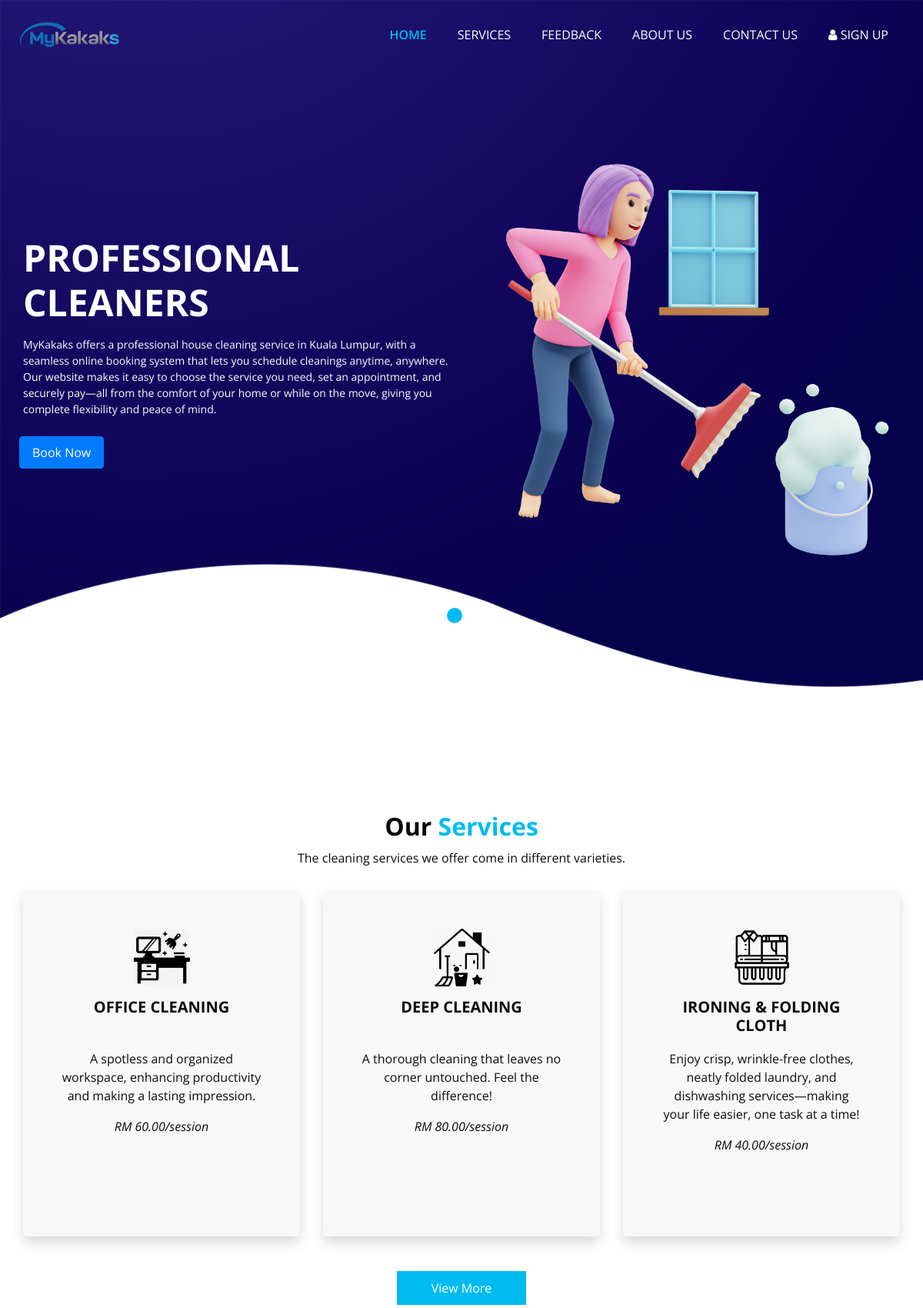
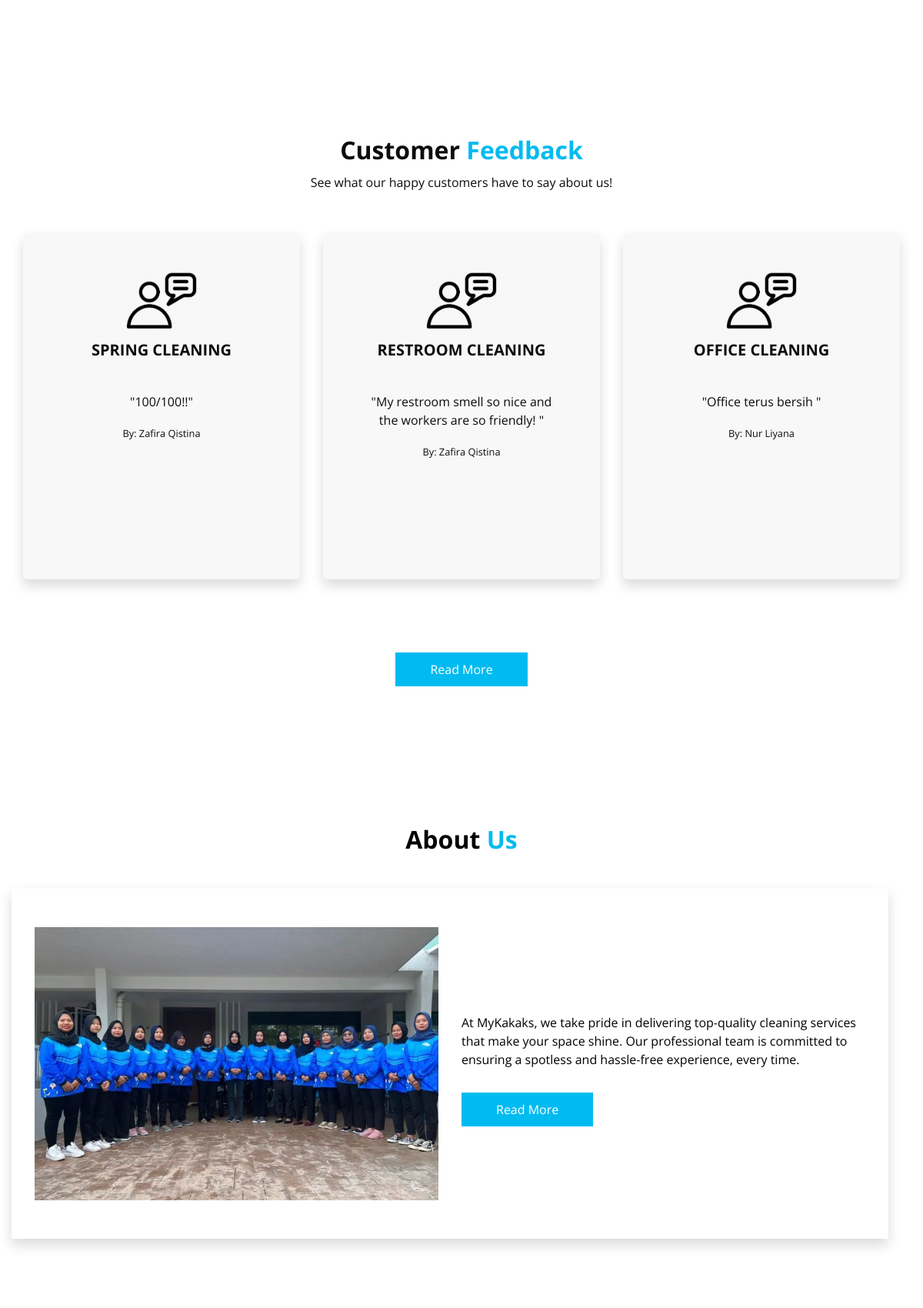
Page /guest-page/index.php (upper part) on the committed database (2 pictures, top to bottom).
### tables this page shows
CREATE TABLE `services` (
  `id` int UNSIGNED NOT NULL,
  `name` varchar(255) NOT NULL,
  `description` text,
  `price` decimal(10,2) NOT NULL,
  `image` varchar(255) DEFAULT NULL,
  `status` tinyint(1) NOT NULL DEFAULT '0' COMMENT 'false = visible, true = hidden',
  `created_at` timestamp NULL DEFAULT CURRENT_TIMESTAMP,
  `updated_at` timestamp NULL DEFAULT CURRENT_TIMESTAMP ON UPDATE CURRENT_TIMESTAMP
);

CREATE TABLE `feedback` (
  `id` int NOT NULL,
  `customer_email` varchar(100) NOT NULL,
  `service_name` varchar(255) NOT NULL,
  `comments` text NOT NULL,
  `date_submitted` timestamp NULL DEFAULT CURRENT_TIMESTAMP
);

CREATE TABLE `customer` (
  `id` int UNSIGNED NOT NULL,
  `fname` varchar(50) NOT NULL,
  `lname` varchar(50) NOT NULL,
  `cnum` varchar(15) NOT NULL,
  `address` text NOT NULL,
  `email` varchar(100) NOT NULL,
  `pass` varchar(255) NOT NULL,
  `verified` tinyint(1) DEFAULT '0',
  `status` enum('active','inactive') DEFAULT 'active'
);

### guest-page/index.php (the view, shortened to what this page needs)
<?php
include '../connect-db.php';
if ($conn) {
    $stmt = $conn->prepare("SELECT * FROM services WHERE status = ?");
    $status = 0;
    $stmt->bind_param("i", $status);
    $stmt->execute();
    $result = $stmt->get_result();
	$feedback_stmt = $conn->prepare("
        SELECT feedback.service_name, feedback.comments, feedback.date_submitted, customer.fname, customer.lname
        FROM feedback
        INNER JOIN customer ON feedback.customer_email = customer.email
        ORDER BY feedback.date_submitted DESC
        LIMIT 3
    ");
    $feedback_stmt->execute();
    $feedback_result = $feedback_stmt->get_result();
}
?>
<!DOCTYPE html>
<html>
<head>
  <link rel="stylesheet" type="text/css" href="css/bootstrap.css" />
  <link rel="stylesheet" type="text/css" href="https://cdnjs.cloudflare.com/ajax/libs/OwlCarousel2/2.3.4/assets/owl.carousel.min.css" />
  <link href="css/font-awesome.min.css" rel="stylesheet" />
  <link href="css/style.css" rel="stylesheet" />
  <link href="css/responsive.css" rel="stylesheet" />
</head>
<body>
	<div class="hero_area">
		<div class="hero_bg_box">
			<div class="bg_img_box">
				<img src="images/hero-bg.png" alt="">
			</div>
		</div>
		<header class="header_section">
			<div class="container-fluid">
				<nav class="navbar navbar-expand-lg custom_nav-container">
					<a class="navbar-brand" href="index.php">
						<span>
							<img src="images/logo.png" alt="Logo">
						</span>
					</a>
					<div class="collapse navbar-collapse" id="navbarSupportedContent">
						<ul class="navbar-nav">
							<li class="nav-item active">
								<a class="nav-link" href="index.php">Home <span class="sr-only">(current)</span></a>
							</li>
							<li class="nav-item">
								<a class="nav-link" href="service.php">Services</a>
							</li>
							<li class="nav-item">
								<a class="nav-link" href="feedback.php">Feedback</a>
							</li>
							<li class="nav-item">
								<a class="nav-link" href="about.html">About Us</a>
							</li>
							<li class="nav-item">
								<a class="nav-link" href="contact-us.html">Contact Us</a>
							</li>
							<li class="nav-item">
								<a class="nav-link" href="../register.php">
									<i class="fa fa-user" aria-hidden="true"></i> Sign Up
								</a>
							</li>
						</ul>
					</div>
				</nav>
			</div>
		</header>
		<section class="slider_section ">
			<div id="customCarousel1" class="carousel slide" data-ride="carousel">
				<div class="carousel-inner">
					<div class="carousel-item active">
						<div class="container ">
							<div class="row">
								<div class="col-md-6 ">
									<div class="detail-box">
										<h1>
											Professional <br>
											Cleaners
										</h1>
										<p>
											MyKakaks offers a professional house cleaning service in Kuala Lumpur, with a seamless online booking system that lets you schedule cleanings anytime,
											anywhere. Our website makes it easy to choose the service you need, set an appointment, and securely pay—all from the comfort of your home or while on the move,
											giving you complete flexibility and peace of mind.
										</p>
										<div class="btn-box">
											<button class="nav-link btn btn-primary" data-toggle="modal" data-target="#signupModal">Book Now</button>
										</div>
									</div>
								</div>
								<div class="col-md-6">
									<div class="img-box">
										<img src="images/maid.png" alt="">
									</div>
								</div>
							</div>
						</div>
					</div>
				</div>
				<ol class="carousel-indicators">
					<li data-target="#customCarousel1" data-slide-to="0" class="active"></li>
					<li data-target="#customCarousel1" data-slide-to="1"></li>
				</ol>
			</div>
		</section>
	</div>
	<section class="service_section layout_padding">
		<div class="service_container">
			<div class="container">
				<div class="heading_container heading_center">
					<h2>Our <span>Services</span></h2>
					<p>The cleaning services we offer come in different varieties.</p>
				</div>
				<div class="row">
						<?php if (isset($result) && $result->num_rows > 0): ?>
						<?php
							$counter = 0;
							while ($row = $result->fetch_assoc()):
								if ($counter >= 3)
							break;
						?>
						<div class="col-md-4">
							<div class="box shadow">
								<div class="img-box">
									<img src="http://localhost/master/uploads/<?php echo htmlspecialchars($row['image']); ?>" alt="Service Image for <?php echo htmlspecialchars($row['name']); ?>">
								</div>
								<div class="detail-box">
									<h5><?php echo htmlspecialchars($row['name']); ?></h5>
									<p><?php echo htmlspecialchars($row['description']); ?></p>
									<p><i> RM <?php echo htmlspecialchars($row['price']); ?>/session</i></p>
								</div>
							</div>
						</div>
						<?php
							$counter++;
							endwhile;
						?>
						<?php else: ?>
							<p>No services available at the moment.</p>
						<?php endif; ?>
				</div>
				<div class="btn-box">
					<a href="service.php">View More</a>
				</div>
			</div>
		</div>
	</section>
	<section class="service_section layout_padding">
		<div class="service_container">
			<div class="container">
				<div class="heading_container heading_center">
					<h2>
						Customer <span>Feedback</span>
					</h2>
					<p>See what our happy customers have to say about us!</p>
				</div><br>
				<div class="row" style="padding-bottom: 50px;">
					<?php
					if ($feedback_result && $feedback_result->num_rows > 0) {
						while ($row = $feedback_result->fetch_assoc()) {
							$customerName = htmlspecialchars($row['fname'] . ' ' . $row['lname']);
							echo '<div class="col-md-4">';
							echo '<div class="box shadow">';
							echo '<div class="img-box">';
							echo '<img src="images/cust.png" alt="Customer Feedback">';
							echo '</div>';
							echo '<div class="detail-box">';
							echo '<h5>' . htmlspecialchars($row['service_name']) . '</h5>';
							echo '<p>"' . htmlspecialchars($row['comments']) . '"</p>';
							echo '<p><small>By: ' . $customerName . '</small></p>';
							echo '</div>';
							echo '</div>';
							echo '</div>';
						}
					} else {
						echo '<p>No feedback available yet.</p>';
					}
					?>
				</div>
			</div>
			<div class="btn-box">
				<a href="feedback.php">
					Read More
				</a>
			</div>
		</div>
	</section>
	<section class="about_section layout_padding" style="background-color: #ffffff;">
		<div class="container">
			<div class="heading_container heading_center">
				<h2 style="color: #000000;">
					About <span>Us</span>
				</h2>
			</div>
			<div class="row container-fluid shadow" style="padding-top: 50px; padding-bottom: 50px; box-shadow: 2px 3px 18px 3px rgba(0, 32, 74, 0.9);">
					<div class="col-md-6 ">
						<div class="img-box">
							<img src="images/abtus.jpg" alt="">
						</div>
					</div>
					<div class="col-md-6">
						<div class="detail-box">
							<p style="color: #000000;">
								At MyKakaks, we take pride in delivering top-quality cleaning services that make your space shine. Our professional
								team is committed to ensuring a spotless and hassle-free experience, every time.
							</p>
							<a href="about.html">
								Read More
							</a>
						</div>
					</div>
			</div>
		</div>
	</section>
</body>
</html>

### guest-page/css/responsive.css (style rules this page uses)
@media (min-width: 1200px) { .container { max-width: 1170px; } }

### guest-page/index.php (style rules this page uses)
.shadow { box-shadow: 2px 3px 18px 3px rgba(0, 32, 74, 0.9); }

### rows in the picture
services: image (picture), name "OFFICE CLEANING", description "A spotless and organized workspace, enhancing productivity and making a lasting impression.", price "60.00"
services: image (picture), name "DEEP CLEANING", description "A thorough cleaning that leaves no corner untouched. Feel the difference!", price "80.00"
services: image (picture), name "IRONING & FOLDING CLOTH", description "Enjoy crisp, wrinkle-free clothes, neatly folded laundry, and dishwashing services—making your life easier, one task at a time!", price "40.00"
feedback: service_name "SPRING CLEANING", comments "100/100!!", customer.fname+lname "Zafira Qistina"
feedback: service_name "RESTROOM CLEANING", comments "My restroom smell so nice and the workers are so friendly!", customer.fname+lname "Zafira Qistina"
feedback: service_name "OFFICE CLEANING", comments "Office terus bersih", customer.fname+lname "Nur Liyana"
